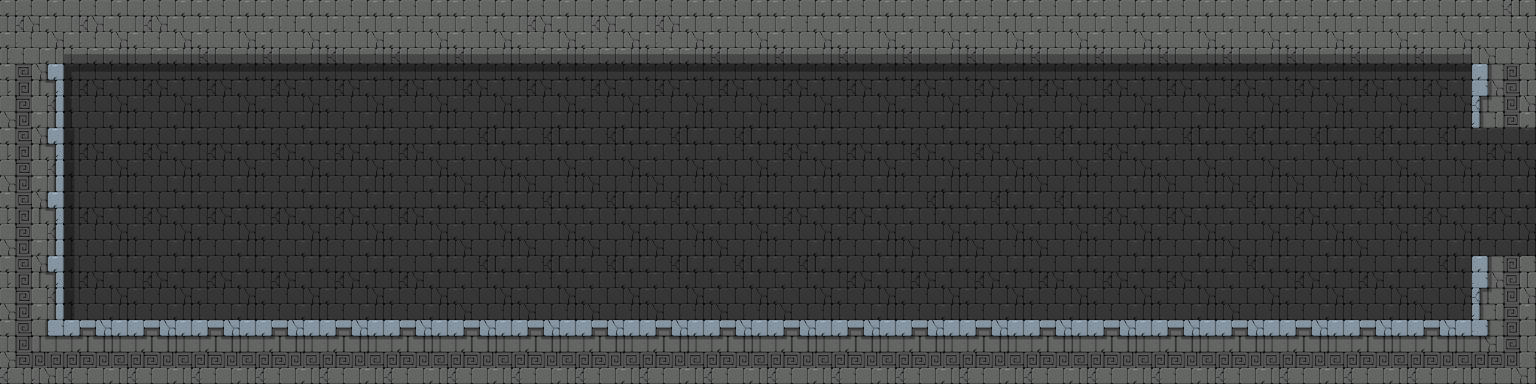

Tiled map render using the project's own tile images. Description and the map definition, with tile-layer contents summarised, below:
An orthogonal 24x6 tile map with 64x64 px tiles, 4 tile layers (background, foreground, objects, mainlayer) and 5 objects.

<map version="1.0" orientation="orthogonal" width="24" height="6" tilewidth="64" tileheight="64">
 <properties>
  <property name="physicsGravityY" value="-9.81" />
  <property name="physicsSimulationSpeed" value="1.0" />
  <property name="restrictScrollingToMapBoundary" value="YES" />
 </properties>
 <tileset firstgid="1" name="Tileset_Geometry_16x16_256" tilewidth="64" tileheight="64">
  <image source="Tileset_64x64.png" width="512" height="576" />
 </tileset>
 <layer name="background" width="24" height="6">
  <data>[144 cells, 110 non-empty, 6 distinct tile ids]</data>
 </layer>
 <layer name="foreground" width="24" height="6">
  <data>[144 cells, 54 non-empty, 9 distinct tile ids]</data>
 </layer>
 <layer name="objects" width="24" height="6">
  <data>[144 cells, 0 non-empty, 0 distinct tile ids]</data>
 </layer>
 <layer name="mainlayer" width="24" height="6">
  <data>[144 cells, 0 non-empty, 0 distinct tile ids]</data>
 </layer>
 <objectgroup color="#5858a4" draworder="topdown" name="collisions" width="24" height="6">
  <object x="0" y="0" width="1536" height="64" />
  <object x="0" y="64" width="64" height="256" />
  <object x="1472" y="64" width="64" height="64" />
  <object x="0" y="320" width="1536" height="64" />
  <object x="1472" y="256" width="64" height="64" />
 </objectgroup>
 <objectgroup draworder="topdown" name="game objects" width="24" height="6" />
</map>
